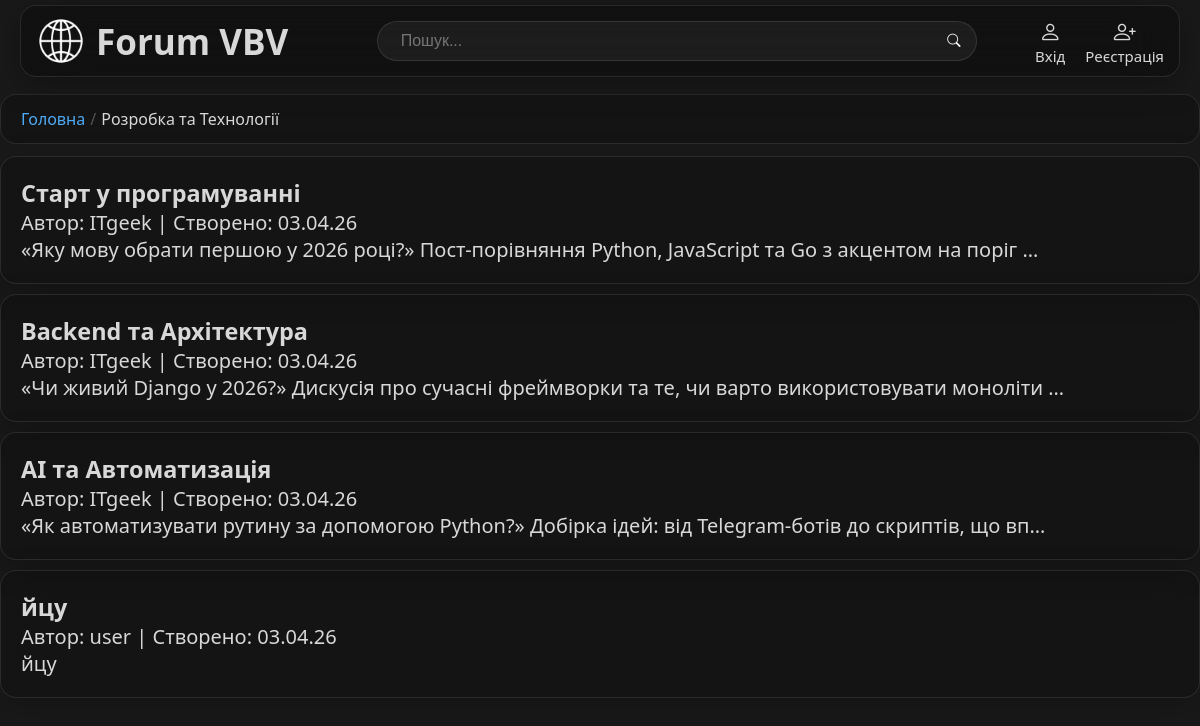
The page /3/threads on the database its author committed.
### forum/models.py (models this page shows, shortened)
class Theme(models.Model):
    title = models.CharField(max_length=155, verbose_name='Название')
    author = models.ForeignKey(settings.AUTH_USER_MODEL, on_delete=models.CASCADE, verbose_name='Автор')
    created_at = models.DateTimeField(default=timezone.now, verbose_name='Дата создания')
    description = models.TextField(max_length=100, verbose_name='Описание', blank=True)
    class Meta:
        verbose_name = 'Тема'
        verbose_name_plural = 'Темы'

class Thread(models.Model):
    theme = models.ForeignKey(Theme, on_delete=models.CASCADE, verbose_name='Главная тема')
    title = models.CharField(max_length=155, verbose_name='Название темы')
    author = models.ForeignKey(settings.AUTH_USER_MODEL, on_delete=models.CASCADE, verbose_name='Автор')
    created_at = models.DateTimeField(default=timezone.now, verbose_name='Дата создания')
    description = models.TextField(max_length=255, verbose_name='Описание темы')
    content = models.TextField(verbose_name='Текст темы')
    class Meta:
        verbose_name = 'thread'
        verbose_name_plural = 'threads'

### auth_sys/models.py (models this page shows, shortened)
class User(AbstractUser):
    avatar = models.ImageField(
        upload_to=user_avatar_path,
        blank=True,
        verbose_name='Аватар'
    )
    def __str__(self):
        return f"{self.username}"
    class Meta:
        verbose_name = "Пользователь"
        verbose_name_plural = "Пользователи"

### forum/views.py (the view)
# urls.py: path('<int:pk>/threads', views.ThreadsView.as_view(), name='threads_list'),
class ThreadsView(ListView):
    model = Thread
    template_name = 'forum/threads.html'
    context_object_name = 'threads'
    ordering = ['-created_at']
    def get_queryset(self):
        t_id = self.kwargs.get('pk')
        return Thread.objects.filter(theme_id=t_id)
    def get_context_data(self, **kwargs):
        context = super().get_context_data(**kwargs)
        context['current_theme'] = get_object_or_404(Theme, pk=self.kwargs.get('pk'))
        return context

### content/templates/forum/threads.html (shortened to what this page needs)
{% extends 'base.html'%}
{% load static %}
{% block css %}<link rel="stylesheet" href="{% static 'css/home.css' %}">{% endblock %}
{% block breadcrumbs %}
    <li class="breadcrumb-item"><a href="{% url 'forum:home' %}">Головна</a></li>
    <li class="breadcrumb-item active">{{ current_theme.title }}</li>
{% endblock %}
{% block content %}
<div class="container">
    <div class="themes">
        {% for thread in threads %}
            <a href="{% url 'forum:thread_details' thread.pk %}" class="theme-text">
                <div class="theme">
                    <h3>{{ thread.title }}</h3>
                    <p>Автор: {{ thread.author }} | Створено: {{ thread.created_at|date:"d.m.y" }}</p>
                    <p>{{ thread.content|truncatechars:100 }}</p>
                </div>
            </a>
        {% endfor %}
    </div>
</div>
{% endblock %}

### content/static/css/base.css (style rules this page uses)
* { margin: 0; padding: 0; box-sizing: border-box; }
a { text-decoration: none; color: rgb(216, 216, 216); }
html { margin-left: calc(100vw - 100%); }
body { font-family: 'Segoe UI', Tahoma, Verdana, sans-serif; height: 100vh; margin: 0; }
.breadcrumb-item + .breadcrumb-item::before { content: "/"; color: #555; padding: 0 5px; }
.breadcrumb-item a { color: #4dabf7; text-decoration: none; transition: color 0.2s; }
.breadcrumb-item.active { color: #d8d8d8; pointer-events: none; }

### content/static/css/home.css (style rules this page uses)
body { min-height: 100vh; display: flex; flex-direction: column; }
a { text-decoration: none; color: rgb(216, 216, 216); }
p { color: rgb(216, 216, 216); }
.container { z-index: 1; max-width: 1200px; width: 100%; margin: 0 auto; display: flex; flex-direction: column; align-items: center; }
.themes { width: 100%; display: flex; flex-direction: column; gap: 10px; }
.theme { width: 100%; font-size: 20px; background-color: rgb(0 0 0 / 20%); -webkit-backdrop-filter: blur(12px) saturate(180%); backdrop-filter: blur(10px) saturate(130%); border: 1px solid rgba(255, 255, 255, 0.1); border-radius: 16px; box-shadow: 0 8px 32px 0 rgba(0, 0, 0, 0.2); overflow: hidden; padding: 20px; }

### rows shown on the page
Theme: title "Розробка та Технології"
Thread: title "Старт у програмуванні", author "ITgeek", created_at "03.04.26", content "«Яку мову обрати першою у 2026 році?» Пост-порівняння Python, JavaScript та Go з акцентом на поріг …"
Thread: title "Backend та Архітектура", author "ITgeek", created_at "03.04.26", content "«Чи живий Django у 2026?» Дискусія про сучасні фреймворки та те, чи варто використовувати моноліти …"
Thread: title "AI та Автоматизація", author "ITgeek", created_at "03.04.26", content "«Як автоматизувати рутину за допомогою Python?» Добірка ідей: від Telegram-ботів до скриптів, що вп…"
Thread: title "йцу", author "user", created_at "03.04.26", content "йцу"
